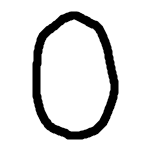
#> input picture A04/myMNIST/0.png, 150 x 150 px; its folder holds only this picture in this run
$ jupyter execute --allow-errors preprocess.ipynb
#> lines starting #> are read from the running program, lines starting #| are printed output that depends on the picture; after the words box and inside, x2 and y2 are one past the last pixel; in counts of white or black regions, pixels touching at a corner belong together
#> further down, image is the input picture: PIL image 150x150 RGB; min 0, max 255, mean 224.2
[cell 1]
from PIL import Image
import matplotlib.pyplot as plt
import numpy as np

from PIL import ImageEnhance
from PIL import ImageOps
import matplotlib.patches as patches

[cell 2]
input_folder = 'myMNIST/'

digits_raw = []
labels = []

#> (the rest of this cell did not finish here and is left out)

[cell 3]
digits_centered = []
#> digits_centered = []

for digit in digits_raw:

    # Inver sample, get bbox and display all that stuff.
    inv_sample = ImageOps.invert(digit)
    bbox = inv_sample.getbbox()
    rect = patches.Rectangle(
        (bbox[0], bbox[3]), bbox[2]-bbox[0], -bbox[3]+bbox[1]-1,
        fill=False, alpha=1, edgecolor='w')

    crop = inv_sample.crop(bbox)

    new_size = 140
    delta_w = new_size - crop.size[0]
    delta_h = new_size - crop.size[1]
    padding = (delta_w//2, delta_h//2, delta_w-(delta_w//2), delta_h-(delta_h//2))
    new_im = ImageOps.expand(crop, padding)

    digits_centered.append(new_im)
#> this loop made 1 pass
#> (bbox, new_size, delta_w, delta_h, padding) on pass 1: ((32, 11, 119, 140), 140, 53, 11, (26, 5, 27, 6))
#> pass 1, `inv_sample = ImageOps.invert(digit)`:
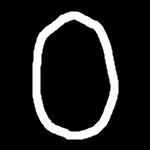
#> inv_sample: PIL image 150x150 L; min 0, max 255, mean 30.8
#> pass 1, `crop = inv_sample.crop(bbox)`:
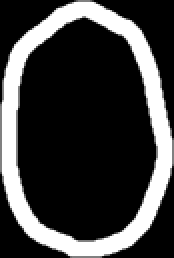
#> crop: PIL image 87x129 L (shown 2 times larger); min 0, max 255, mean 61.7
#> pass 1, `new_im = ImageOps.expand(crop, padding)`:
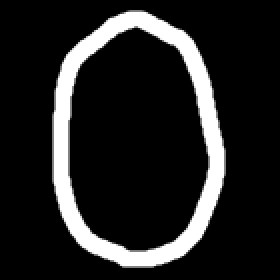
#> new_im: PIL image 140x140 L (shown 2 times larger); min 0, max 255, mean 35.3
#> after the loop, digits_centered = 1 item

[cell 4]
def normalize(img_in):
    img = np.asarray(img_in)

    # normalize
    max_val = float(img.max())
    #print(max_val)

    x_dim, y_dim = img.shape

    norm_img = np.zeros_like(img)

    for i in range(x_dim):
        for j in range(y_dim):
            norm_img[i, j] = img[i, j] / max_val

    return norm_img

[cell 5]
digits_norm = []

for digit in digits_centered:
    digits_norm.append(normalize(digit))
#> this loop made 1 pass
#> (max_val in normalize, x_dim in normalize, y_dim in normalize) on pass 1: (255, 140, 140)
#> after the loop, digits_norm = 1 item

[cell 6]
def downscale(img_source, x0_raw, x1_raw):
    x_dim, y_dim = img_source.shape
    x0 = np.floor(x0_raw * x_dim*0.9999).astype(int)
    x1 = np.floor(x1_raw * y_dim*0.9999).astype(int)
    return img_source[x0, x1]

[cell 7]
my_digits = []

# sample = digits_norm[9]

grid_size = 28
extent = [0, 1, 0, 1]

X = np.meshgrid(np.linspace(extent[0],extent[1],grid_size,dtype=float),
                np.linspace(extent[2],extent[3],grid_size,dtype=float), indexing='ij')

for digit in digits_norm:
    result = downscale(digit, *X)
    my_digits.append(result)
#> this loop made 1 pass
#> (x_dim in downscale, y_dim in downscale) on pass 1: (140, 140)
#> pass 1, in downscale, `x0 = np.floor(x0_raw * x_dim*0.9999).astype(int)`:
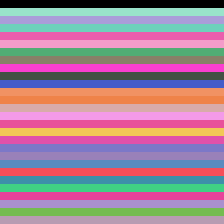
#> x0: shape (28, 28) int64 (shown 8 times larger); 28 distinct labels, from 0 to 139; one colour per label, 0 black
#> pass 1, in downscale, `x1 = np.floor(x1_raw * y_dim*0.9999).astype(int)`:
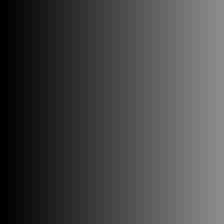
#> x1: shape (28, 28) int64 (shown 8 times larger); min 0, max 139, mean 69.5
#> pass 1, `result = downscale(digit, *X)`:
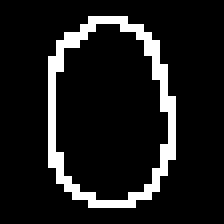
#> result: shape (28, 28) (shown 8 times larger); values 0 (black) and 1 (white), 10.6% white in thin lines or dots, all inside (x1, y1, x2, y2) = (6, 2, 22, 26)
#> after the loop, my_digits = 1 item
